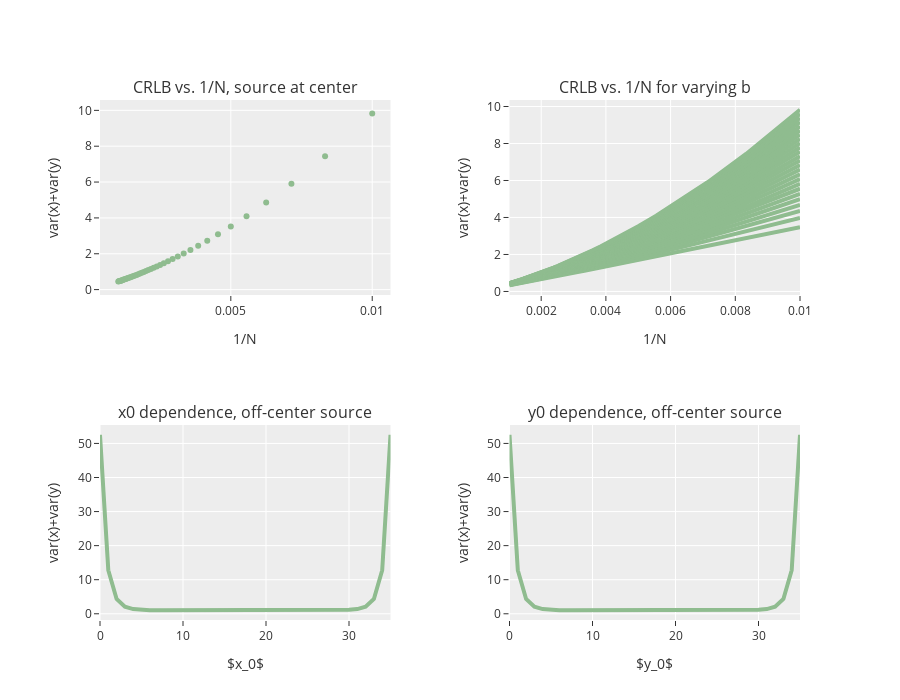

Here is the notebook cell this chart was saved with:
### Code cell
print(f'alpha={alpha}, beta={beta}, xmax={xmax}, a={a}, bg={thetabg}')
#-------------Create figure
fig = make_subplots(rows=2, cols=2, horizontal_spacing=0.17,
                  subplot_titles=("CRLB vs. 1/N, source at center", 
                                  "CRLB vs. 1/N for varying b", 
                                  "x0 dependence, off-center source",
                                  "y0 dependence, off-center source"))
#------------vary N
fig.add_trace(
        go.Scatter(
            visible=True,
            showlegend=False,
            mode="markers",
            marker=dict(color="darkseagreen"),
            x=1/N,
            y=df["var(x)"]+df["var(y)"]),
        row=1, col=1
    )

#----------vary bg
for i in range(len(b)):
    df_b = pd.DataFrame(crlbs_b[i], columns=col)
    fig.add_trace(
        go.Scatter(
            visible=True,
            showlegend=False,
            line=dict(color="darkseagreen", width=4),
            name="b = " + str(b[i]),
            x=1/N,
            y=df_b["var(x)"]+df_b["var(y)"]),
        row=1, col=2
    )

#----------vary source positions x0
fig.add_trace(
        go.Scatter(
            visible=True,
            showlegend=False,
            line=dict(color="darkseagreen", width=4),
            x=thetaX_oc,
            y=df_oc["var(x)"]+df_oc["var(y)"]),
        row=2, col=1
    )
#----------vary source positions y0
fig.add_trace(
        go.Scatter(
            visible=True,
            showlegend=False,
            line=dict(color="darkseagreen", width=4),
            x=thetaY_oc,
            y=df_oc["var(x)"]+df_oc["var(y)"]),
        row=2, col=2
    )

#----------formatting
fig.update_xaxes(title_text="1/N", row=1, col=1)
fig.update_yaxes(title_text="var(x)+var(y)", row=1, col=1)

fig.update_xaxes(title_text="1/N", row=1, col=2)
fig.update_yaxes(title_text="var(x)+var(y)", row=1, col=2)

fig.update_xaxes(title_text="$x_0$", row=2, col=1)
fig.update_yaxes(title_text="var(x)+var(y)", row=2, col=1)

fig.update_xaxes(title_text="$y_0$", row=2, col=2)
fig.update_yaxes(title_text="var(x)+var(y)", row=2, col=2)

fig.update_layout(height=700, template = "ggplot2", margin=dict(l=100, r=100, t=100, b=80))
fig.show()
